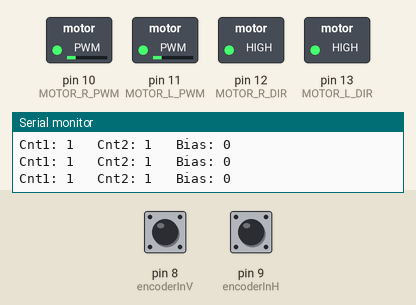
The sketch below on a simulated Arduino Uno, built with avr-gcc and run on an emulated ATmega328P. Shown: switched loads named in the sketch (green lamp = pin HIGH), the last lines printed to the serial monitor. Inputs (shaded band) come from the test bench; at power-on: pin 9 (encoderInH) LOW, pin 8 (encoderInV) LOW.

Above: at 1.2 s.
1.3 s: pin 9 (encoderInH) driven HIGH
At 2.1 s:
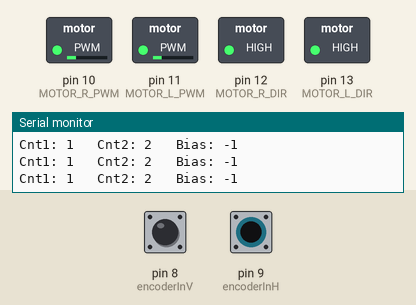
4.3 s: pin 8 (encoderInV) driven HIGH
At 5.5 s:
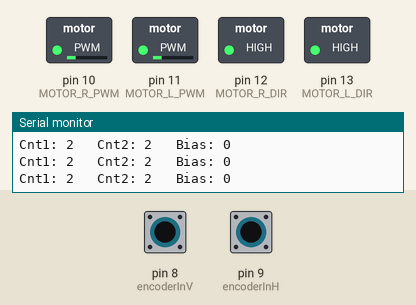
7.3 s: pin 9 (encoderInH) driven LOW
At 8.0 s:
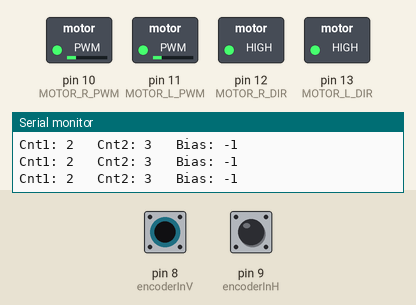
10.3 s: pin 8 (encoderInV) driven LOW
At 11.4 s:
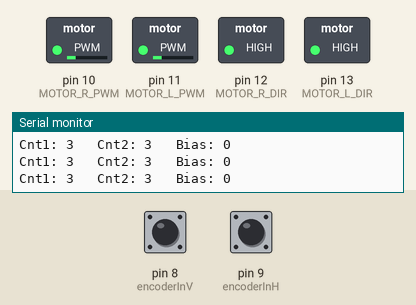
13.3 s: pin 9 (encoderInH) pulsed HIGH 5 times (0.12 s each, 0.3 s apart)
At 13.54 s:
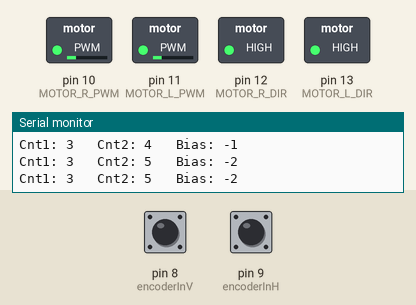
16.3 s: pin 8 (encoderInV) pulsed HIGH 5 times (0.12 s each, 0.3 s apart)
At 16.56 s:
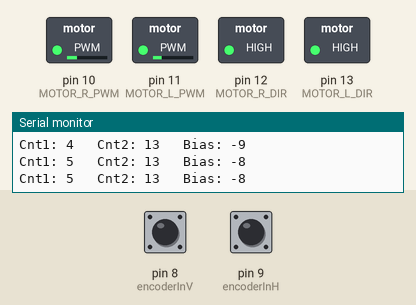
Timing chart, 0 to 19.3 s (numbered marks = the images above; inputs shaded):
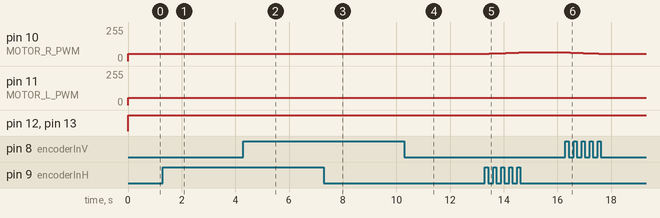

The sketch:

ProsaRobot.ino
```cpp
/*
 * Robotbyggeprojekt af 'Elektronik & Mekanik' februar 2018
 *
 * Styring af trehjulet autonom robotbil.
 * Undgå forhindringer og undgå at køre ud over en kant
 *
 * Sensorer:
 * 3 Ping-sensor (ultralyd). 1 placeret centralt fortil
 * og 2 placeret i hvert af de forreste hjørner
 *
 * Program struktur:
 *  GLOBAL SETTINGS
 *    Benforbindelser
 *    Konstanter
 *    Globale variabler
 *  SETUP
 *  INVERTER
 *  RMP (Måler antal flanker. 40 = 1 omgang)
 *  STOP MOTOR
 *  KØR FORLÆNS
 *  KØR BAGLÆNS
 *  TURN LR (Drej venstre eller højre)
 *  SPIN (Spin venstre eller højre)
 *  HASTIGHED
 *  PING STATE
 *  LOOP (Hovedprogram)
 *
 */

                                                  //=============== GLOBAL SETTINGS
                                        //=============== Benforbindelser
// Sætter ben til hastighedssensorer
#define encoderInV 8 // input venstre
#define encoderInH 9 // input højre

// Venstre motor benforbindelser
#define MOTOR_L_PWM 11 // PIN D11 --> MOTOR B+ / PWM Speed (IA2) GUL
#define MOTOR_L_DIR 13 // PIN D13 --> MOTOR B  / Retning (IB2) ORANGE
// Højre motor benforbindelser
#define MOTOR_R_PWM 10 // PIN D10 --> MOTOR B+ / PWM Speed (IA1) GRÅ
#define MOTOR_R_DIR 12 // PIN D12 --> MOTOR B  / Retning (IB1) HVID

                                        //=============== Konstanter
// Prefixed hastigheder
#define PWM_SLOW 100  // Fastsætter lav hastighed PWM duty cycle
#define PWM_MID 150 // Fastsætter medium hastighedd PWM duty cycle
#define PWM_FAST 200 // Fastsætter hurtig hastighed PWM duty cycle
#define DIR_DELAY 1000 // Kort delay for at gøre motor klar til ændringer

// Retningskonstanter
#define M_FORWARD LOW
#define M_REVERSE HIGH

                                        //=============== Globale variabler
int bias = 0; // Kompensation til højre motor (for at den kører ligeud)

// RMP variabler
int detectStateV=0; // Variabel til aflæsning af venstre encoder status
int detectStateH=0; // Variabel til aflæsning af højre encoder status
int lastStateV;     // Venstre - Sidste status
int lastStateH;     // Højre - Sidste status
int newStateV;      // Venstre - Ny status
int newStateH;      // Højre - Ny status
int counterV;       // Tæller flanker fra venstre encoder
int counterH;       // Tæller flanker fra højre encoder

                                                   //=============== SETUP
void setup() {
  // Init forbindelse til seriel monitor
  Serial.begin( 9600 );

  // Init venstre motor
  pinMode( MOTOR_L_DIR, OUTPUT );
  pinMode( MOTOR_L_PWM, OUTPUT );
  digitalWrite( MOTOR_L_DIR, LOW );
  digitalWrite( MOTOR_L_PWM, LOW );

  // Init højre motor
  pinMode( MOTOR_R_DIR, OUTPUT );
  pinMode( MOTOR_R_PWM, OUTPUT );
  digitalWrite( MOTOR_R_DIR, LOW );
  digitalWrite( MOTOR_R_PWM, LOW );

  // Init encoder
  pinMode(encoderInV, INPUT); //Sæt ben 8 som input
  pinMode(encoderInH, INPUT); //Sæt ben 9 som input

}

                                                  // INVERTER
int invertOurValue(int input) {
  return 255 - input;
}

                                                  // RMP
void measureRMP() {
  // Aflæs omdrejninger (RPM Measurement)
  detectStateV=digitalRead(encoderInV);
  detectStateH=digitalRead(encoderInH);
  //counter++;

  if (detectStateV == HIGH) { //Hvis V-encoder output er high
    newStateV = 1;
  } else {
    newStateV = 0;
  }
  if (detectStateH == HIGH) { //Hvis H-encoder output er high
    newStateH = 1;
  } else {
    newStateH = 0;
  }

  if (lastStateV == newStateV) {
    if (lastStateV == 0) lastStateV = 1; else lastStateV = 0;
    counterV++;
  }

  if (lastStateH == newStateH) {
    if (lastStateH == 0) lastStateH = 1; else lastStateH = 0;
    counterH++;
  }
  bias = 0;
  if (counterV != counterH) {
    bias = (counterV - counterH);
  }
  //bias = 20;

  Serial.print("Cnt1: ");
  Serial.print(counterV);
  Serial.print(" \tCnt2: ");
  Serial.print(counterH);
  Serial.print(" \tBias: ");
  Serial.println(bias);

  if (counterV == 20) {
    counterV = 0;
    counterH = 0;
    //delay(1000);
  }
}

                                                  // STOP MOTOR
void stopMotor() {
  // Altid stoppe motoren kortvarigt, for at gøre den klar til ændringer
  digitalWrite( MOTOR_L_DIR, LOW );
  digitalWrite( MOTOR_L_PWM, LOW );
  digitalWrite( MOTOR_R_DIR, LOW );
  digitalWrite( MOTOR_R_PWM, LOW );
}

                                                  // KØR FORLÆNS
void runFW(){
  // Kør forlæns
  // stopMotor();
  // delay( DIR_DELAY );
  speed(PWM_FAST, PWM_FAST + bias, M_FORWARD);
}

                                                  // KØR BAGLÆNS
void runREW(){
  // Kør baglæns
  // stopMotor();
  // delay( DIR_DELAY );
  speed(PWM_FAST, PWM_FAST + bias, M_REVERSE);
}

                                                  // TURN LR
void turnLR() {
  // Turn left or right
  // Der skal modtages 2 parametre
  // L/R og faktor for hastighedsforskel
  // kald speed med de respektive paramertre
  switch (bias) {
    case 5:
      // 45 grd
      break;
    case 10:
      // 90 grd
      break;
    case 20:
      // 180 grd
      break;
    default:
      // Ingenting
      break;
  }
}

                                                  // SPIN LR
void spin() {
  // Spin left or right
  // Der skal modtages 1 parameter (L/R)
  // Motorene sættes til at køre modsat hinanden
  // digitalWrite( MOTOR_L_DIR, M_FORWARD );
  // digitalWrite( MOTOR_R_DIR, M_REVERSE );
}

                                                  // HASTIGHED
void speed(int speedL, int speedR, int mDir) {
  if (mDir == HIGH) {
    //Hvis baglæns
    speedL = invertOurValue( speedL );
    speedR = invertOurValue( speedR );
  }
  digitalWrite( MOTOR_L_DIR, mDir );
  digitalWrite( MOTOR_R_DIR, mDir );

  analogWrite( MOTOR_L_PWM, speedL );
  analogWrite( MOTOR_R_PWM, speedR );
}

                                                  //MAIN
void loop() {
  runREW();
  measureRMP();
}
```

Measured:
- after the input at 1.3 s, pin 10 (MOTOR_R_PWM): 55/255 → 56/255 at once
- after the input at 4.3 s, pin 10 (MOTOR_R_PWM): 56/255 → 55/255 at once
- after the input at 7.3 s, pin 10 (MOTOR_R_PWM): 55/255 → 56/255 at once
- after the input at 10.3 s, pin 10 (MOTOR_R_PWM): 56/255 → 55/255 at once
- after the input at 13.3 s, pin 10 (MOTOR_R_PWM): moves from 55/255 to 65/255 over 1.3 s, starting after 0.05 s
- after the input at 16.3 s, pin 10 (MOTOR_R_PWM): moves from 65/255 to 55/255 over 1.3 s, starting after 0.06 s
